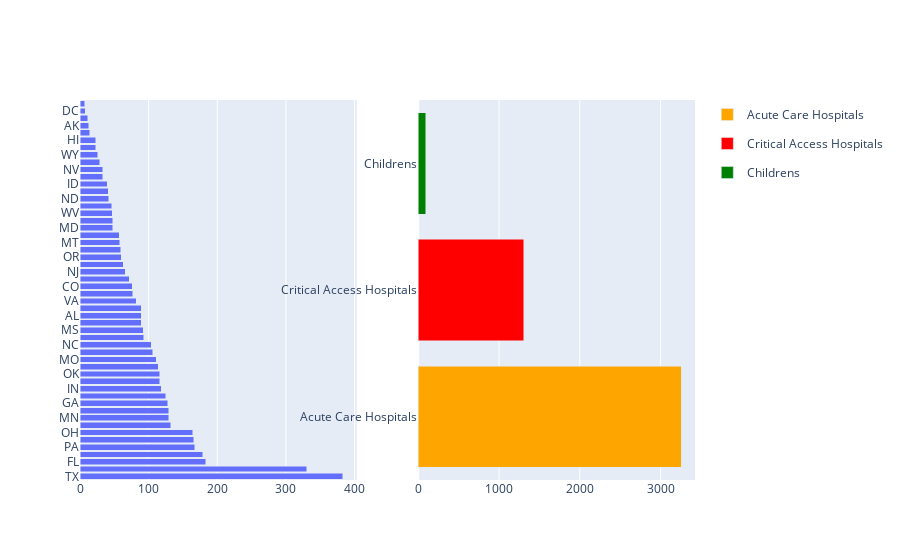

The notebook cell saved with this chart:
### Code cell
# The total number of hospitals in each state & The different type of hospitals
fig = make_subplots(rows=1, cols=2)
bar1 = px.bar(total_state, x = "Number of Hospitals", y = "State", title ='Number of Hospitals')
bar2 = px.bar(hosp_type, x = "Number of Hospitals", y = "Hospital Type", color="Hospital Type",orientation="h", hover_name="Hospital Type",color_discrete_sequence=["orange", "red", "green"],title="Explicit color sequence")
for trace in bar1.data:fig.add_trace(trace, 1, 1)
for trace in bar2.data:fig.add_trace(trace, 1, 2)
fig.update_layout(barmode="stack")
fig.show()

### Figure 1 — Plotly figure (JSON) as saved in the notebook; plotly's stock layout.template omitted (floating-point values rounded to 4 significant figures)
{"data": [{"alignmentgroup": "True", "hovertemplate": "Number of Hospitals=%{x}<br>State=%{y}<extra></extra>", "legendgroup": "", "marker": {"color": "#636efa", "pattern": {"shape": ""}}, "name": "", "offsetgroup": "", "orientation": "h", "showlegend": false, "textposition": "auto", "type": "bar", "x": [383, 330, 183, 179, 167, 166, 164, 132, 129, 129, 128, 125, 118, 116, 116, 114, 111, 106, 104, 93, 92, 89, 89, 89, 82, 77, 76, 72, 66, 63, 60, 59, 58, 57, 48, 48, 47, 46, 42, 41, 40, 33, 33, 29, 26, 23, 23, 14, 13, 11, 8, 7], "xaxis": "x", "y": ["TX", "CA", "FL", "IL", "PA", "NY", "OH", "KS", "MN", "MI", "GA", "WI", "IN", "IA", "OK", "LA", "MO", "TN", "NC", "KY", "MS", "WA", "AL", "NE", "VA", "AZ", "CO", "AR", "NJ", "MA", "OR", "SC", "MT", "SD", "MD", "PR", "WV", "UT", "ND", "NM", "ID", "ME", "NV", "CT", "WY", "NH", "HI", "VT", "AK", "RI", "DC", "DE"], "yaxis": "y"}, {"alignmentgroup": "True", "hovertemplate": "<b>%{hovertext}</b><br><br>Hospital Type=%{y}<br>Number of Hospitals=%{x}<extra></extra>", "hovertext": ["Acute Care Hospitals"], "legendgroup": "Acute Care Hospitals", "marker": {"color": "orange", "pattern": {"shape": ""}}, "name": "Acute Care Hospitals", "offsetgroup": "Acute Care Hospitals", "orientation": "h", "showlegend": true, "textposition": "auto", "type": "bar", "x": [3255], "xaxis": "x2", "y": ["Acute Care Hospitals"], "yaxis": "y2"}, {"alignmentgroup": "True", "hovertemplate": "<b>%{hovertext}</b><br><br>Hospital Type=%{y}<br>Number of Hospitals=%{x}<extra></extra>", "hovertext": ["Critical Access Hospitals"], "legendgroup": "Critical Access Hospitals", "marker": {"color": "red", "pattern": {"shape": ""}}, "name": "Critical Access Hospitals", "offsetgroup": "Critical Access Hospitals", "orientation": "h", "showlegend": true, "textposition": "auto", "type": "bar", "x": [1308], "xaxis": "x2", "y": ["Critical Access Hospitals"], "yaxis": "y2"}, {"alignmentgroup": "True", "hovertemplate": "<b>%{hovertext}</b><br><br>Hospital Type=%{y}<br>Number of Hospitals=%{x}<extra></extra>", "hovertext": ["Childrens"], "legendgroup": "Childrens", "marker": {"color": "green", "pattern": {"shape": ""}}, "name": "Childrens", "offsetgroup": "Childrens", "orientation": "h", "showlegend": true, "textposition": "auto", "type": "bar", "x": [91], "xaxis": "x2", "y": ["Childrens"], "yaxis": "y2"}], "layout": {"barmode": "stack", "xaxis": {"anchor": "y", "domain": [0, 0.45]}, "xaxis2": {"anchor": "y2", "domain": [0.55, 1]}, "yaxis": {"anchor": "x", "domain": [0, 1]}, "yaxis2": {"anchor": "x2", "domain": [0, 1]}}}
